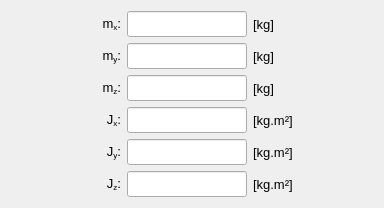
               <widget class="QWidget" name="tab_2">
                <attribute name="title">
                 <string>Mass</string>
                </attribute>
                <layout class="QGridLayout" name="gridLayout_2">
                 <item row="5" column="1">
                  <widget class="QLabel" name="label_141">
                   <property name="enabled">
                    <bool>true</bool>
                   </property>
                   <property name="minimumSize">
                    <size>
                     <width>70</width>
                     <height>26</height>
                    </size>
                   </property>
                   <property name="maximumSize">
                    <size>
                     <width>70</width>
                     <height>26</height>
                    </size>
                   </property>
                   <property name="font">
                    <font>
                     <pointsize>10</pointsize>
                    </font>
                   </property>
                   <property name="mouseTracking">
                    <bool>true</bool>
                   </property>
                   <property name="text">
                    <string>&lt;html&gt;&lt;head/&gt;&lt;body&gt;&lt;p align=&quot;right&quot;&gt;J&lt;span style=&quot; vertical-align:sub;&quot;&gt;z&lt;/span&gt;:&lt;/p&gt;&lt;/body&gt;&lt;/html&gt;</string>
                   </property>
                   <property name="alignment">
                    <set>Qt::AlignmentFlag::AlignCenter</set>
                   </property>
                  </widget>
                 </item>
                 <item row="5" column="2">
                  <widget class="QLineEdit" name="lineEdit_Jz">
                   <property name="enabled">
                    <bool>true</bool>
                   </property>
                   <property name="minimumSize">
                    <size>
                     <width>120</width>
                     <height>26</height>
                    </size>
                   </property>
                   <property name="maximumSize">
                    <size>
                     <width>120</width>
                     <height>26</height>
                    </size>
                   </property>
                   <property name="font">
                    <font>
                     <pointsize>10</pointsize>
                    </font>
                   </property>
                   <property name="styleSheet">
                    <string notr="true"/>
                   </property>
                   <property name="text">
                    <string/>
                   </property>
                   <property name="alignment">
                    <set>Qt::AlignmentFlag::AlignCenter</set>
                   </property>
                  </widget>
                 </item>
                 <item row="2" column="1">
                  <widget class="QLabel" name="label_140">
                   <property name="enabled">
                    <bool>true</bool>
                   </property>
                   <property name="minimumSize">
                    <size>
                     <width>70</width>
                     <height>26</height>
                    </size>
                   </property>
                   <property name="maximumSize">
                    <size>
                     <width>70</width>
                     <height>26</height>
                    </size>
                   </property>
                   <property name="font">
                    <font>
                     <pointsize>10</pointsize>
                    </font>
                   </property>
                   <property name="mouseTracking">
                    <bool>true</bool>
                   </property>
                   <property name="text">
                    <string>&lt;html&gt;&lt;head/&gt;&lt;body&gt;&lt;p align=&quot;right&quot;&gt;m&lt;span style=&quot; vertical-align:sub;&quot;&gt;z&lt;/span&gt;:&lt;/p&gt;&lt;/body&gt;&lt;/html&gt;</string>
                   </property>
                   <property name="alignment">
                    <set>Qt::AlignmentFlag::AlignCenter</set>
                   </property>
                  </widget>
                 </item>
                 <item row="2" column="2">
                  <widget class="QLineEdit" name="lineEdit_Mz">
                   <property name="enabled">
                    <bool>true</bool>
                   </property>
                   <property name="minimumSize">
                    <size>
                     <width>120</width>
                     <height>26</height>
                    </size>
                   </property>
                   <property name="maximumSize">
                    <size>
                     <width>120</width>
                     <height>26</height>
                    </size>
                   </property>
                   <property name="font">
                    <font>
                     <pointsize>10</pointsize>
                    </font>
                   </property>
                   <property name="styleSheet">
                    <string notr="true"/>
                   </property>
                   <property name="text">
                    <string/>
                   </property>
                   <property name="alignment">
                    <set>Qt::AlignmentFlag::AlignCenter</set>
                   </property>
                  </widget>
                 </item>
                 <item row="0" column="2">
                  <widget class="QLineEdit" name="lineEdit_Mx">
                   <property name="enabled">
                    <bool>true</bool>
                   </property>
                   <property name="minimumSize">
                    <size>
                     <width>120</width>
                     <height>26</height>
                    </size>
                   </property>
                   <property name="maximumSize">
                    <size>
                     <width>120</width>
                     <height>26</height>
                    </size>
                   </property>
                   <property name="font">
                    <font>
                     <pointsize>10</pointsize>
                    </font>
                   </property>
                   <property name="styleSheet">
                    <string notr="true"/>
                   </property>
                   <property name="text">
                    <string/>
                   </property>
                   <property name="alignment">
                    <set>Qt::AlignmentFlag::AlignCenter</set>
                   </property>
                  </widget>
                 </item>
                 <item row="3" column="3">
                  <widget class="QLabel" name="label_147">
                   <property name="minimumSize">
                    <size>
                     <width>80</width>
                     <height>26</height>
                    </size>
                   </property>
                   <property name="maximumSize">
                    <size>
                     <width>80</width>
                     <height>26</height>
                    </size>
                   </property>
                   <property name="font">
                    <font>
                     <pointsize>10</pointsize>
                    </font>
                   </property>
                   <property name="text">
                    <string>[kg.m²]</string>
                   </property>
                   <property name="alignment">
                    <set>Qt::AlignmentFlag::AlignLeading|Qt::AlignmentFlag::AlignLeft|Qt::AlignmentFlag::AlignVCenter</set>
                   </property>
                  </widget>
                 </item>
                 <item row="1" column="1">
                  <widget class="QLabel" name="label_142">
                   <property name="enabled">
                    <bool>true</bool>
                   </property>
                   <property name="minimumSize">
                    <size>
                     <width>70</width>
                     <height>26</height>
                    </size>
                   </property>
                   <property name="maximumSize">
                    <size>
                     <width>70</width>
                     <height>26</height>
                    </size>
                   </property>
                   <property name="font">
                    <font>
                     <pointsize>10</pointsize>
                    </font>
                   </property>
                   <property name="mouseTracking">
                    <bool>true</bool>
                   </property>
                   <property name="text">
                    <string>&lt;html&gt;&lt;head/&gt;&lt;body&gt;&lt;p align=&quot;right&quot;&gt;m&lt;span style=&quot; vertical-align:sub;&quot;&gt;y&lt;/span&gt;:&lt;/p&gt;&lt;/body&gt;&lt;/html&gt;</string>
                   </property>
                   <property name="alignment">
                    <set>Qt::AlignmentFlag::AlignCenter</set>
                   </property>
                  </widget>
                 </item>
                 <item row="4" column="2">
                  <widget class="QLineEdit" name="lineEdit_Jy">
                   <property name="enabled">
                    <bool>true</bool>
                   </property>
                   <property name="minimumSize">
                    <size>
                     <width>120</width>
                     <height>26</height>
                    </size>
                   </property>
                   <property name="maximumSize">
                    <size>
                     <width>120</width>
                     <height>26</height>
                    </size>
                   </property>
                   <property name="font">
                    <font>
                     <pointsize>10</pointsize>
                    </font>
                   </property>
                   <property name="styleSheet">
                    <string notr="true"/>
                   </property>
                   <property name="text">
                    <string/>
                   </property>
                   <property name="alignment">
                    <set>Qt::AlignmentFlag::AlignCenter</set>
                   </property>
                  </widget>
                 </item>
                 <item row="0" column="3">
                  <widget class="QLabel" name="label_23">
                   <property name="minimumSize">
                    <size>
                     <width>80</width>
                     <height>26</height>
                    </size>
                   </property>
                   <property name="maximumSize">
                    <size>
                     <width>80</width>
                     <height>26</height>
                    </size>
                   </property>
                   <property name="font">
                    <font>
                     <pointsize>10</pointsize>
                    </font>
                   </property>
                   <property name="text">
                    <string>[kg]</string>
                   </property>
                   <property name="alignment">
                    <set>Qt::AlignmentFlag::AlignLeading|Qt::AlignmentFlag::AlignLeft|Qt::AlignmentFlag::AlignVCenter</set>
                   </property>
                  </widget>
                 </item>
                 <item row="1" column="2">
                  <widget class="QLineEdit" name="lineEdit_My">
                   <property name="enabled">
                    <bool>true</bool>
                   </property>
                   <property name="minimumSize">
                    <size>
                     <width>120</width>
                     <height>26</height>
                    </size>
                   </property>
                   <property name="maximumSize">
                    <size>
                     <width>120</width>
                     <height>26</height>
                    </size>
                   </property>
                   <property name="font">
                    <font>
                     <pointsize>10</pointsize>
                    </font>
                   </property>
                   <property name="styleSheet">
                    <string notr="true"/>
                   </property>
                   <property name="text">
                    <string/>
                   </property>
                   <property name="alignment">
                    <set>Qt::AlignmentFlag::AlignCenter</set>
                   </property>
                  </widget>
                 </item>
                 <item row="4" column="1">
                  <widget class="QLabel" name="label_144">
                   <property name="enabled">
                    <bool>true</bool>
                   </property>
                   <property name="minimumSize">
                    <size>
                     <width>70</width>
                     <height>26</height>
                    </size>
                   </property>
                   <property name="maximumSize">
                    <size>
                     <width>70</width>
                     <height>26</height>
                    </size>
                   </property>
                   <property name="font">
                    <font>
                     <pointsize>10</pointsize>
                    </font>
                   </property>
                   <property name="mouseTracking">
                    <bool>true</bool>
                   </property>
                   <property name="text">
                    <string>&lt;html&gt;&lt;head/&gt;&lt;body&gt;&lt;p align=&quot;right&quot;&gt;J&lt;span style=&quot; vertical-align:sub;&quot;&gt;y&lt;/span&gt;:&lt;/p&gt;&lt;/body&gt;&lt;/html&gt;</string>
                   </property>
                   <property name="alignment">
                    <set>Qt::AlignmentFlag::AlignCenter</set>
                   </property>
                  </widget>
                 </item>
                 <item row="3" column="2">
                  <widget class="QLineEdit" name="lineEdit_Jx">
                   <property name="enabled">
                    <bool>true</bool>
                   </property>
                   <property name="minimumSize">
                    <size>
                     <width>120</width>
                     <height>26</height>
                    </size>
                   </property>
                   <property name="maximumSize">
                    <size>
                     <width>120</width>
                     <height>26</height>
                    </size>
                   </property>
                   <property name="font">
                    <font>
                     <pointsize>10</pointsize>
                    </font>
                   </property>
                   <property name="styleSheet">
                    <string notr="true"/>
                   </property>
                   <property name="text">
                    <string/>
                   </property>
                   <property name="alignment">
                    <set>Qt::AlignmentFlag::AlignCenter</set>
                   </property>
                  </widget>
                 </item>
                 <item row="3" column="1">
                  <widget class="QLabel" name="label_94">
                   <property name="enabled">
                    <bool>true</bool>
                   </property>
                   <property name="minimumSize">
                    <size>
                     <width>70</width>
                     <height>26</height>
                    </size>
                   </property>
                   <property name="maximumSize">
                    <size>
                     <width>70</width>
                     <height>26</height>
                    </size>
                   </property>
                   <property name="font">
                    <font>
                     <pointsize>10</pointsize>
                    </font>
                   </property>
                   <property name="mouseTracking">
                    <bool>true</bool>
                   </property>
                   <property name="text">
                    <string>&lt;html&gt;&lt;head/&gt;&lt;body&gt;&lt;p align=&quot;right&quot;&gt;J&lt;span style=&quot; vertical-align:sub;&quot;&gt;x&lt;/span&gt;:&lt;/p&gt;&lt;/body&gt;&lt;/html&gt;</string>
                   </property>
                   <property name="alignment">
                    <set>Qt::AlignmentFlag::AlignCenter</set>
                   </property>
                  </widget>
                 </item>
                 <item row="0" column="1">
                  <widget class="QLabel" name="label_145">
                   <property name="enabled">
                    <bool>true</bool>
                   </property>
                   <property name="minimumSize">
                    <size>
                     <width>70</width>
                     <height>26</height>
                    </size>
                   </property>
                   <property name="maximumSize">
                    <size>
                     <width>70</width>
                     <height>26</height>
                    </size>
                   </property>
                   <property name="font">
                    <font>
                     <pointsize>10</pointsize>
                    </font>
                   </property>
                   <property name="mouseTracking">
                    <bool>true</bool>
                   </property>
                   <property name="text">
                    <string>&lt;html&gt;&lt;head/&gt;&lt;body&gt;&lt;p align=&quot;right&quot;&gt;m&lt;span style=&quot; vertical-align:sub;&quot;&gt;x&lt;/span&gt;:&lt;/p&gt;&lt;/body&gt;&lt;/html&gt;</string>
                   </property>
                   <property name="alignment">
                    <set>Qt::AlignmentFlag::AlignCenter</set>
                   </property>
                  </widget>
                 </item>
                 <item row="0" column="0">
                  <spacer name="horizontalSpacer">
                   <property name="orientation">
                    <enum>Qt::Orientation::Horizontal</enum>
                   </property>
                   <property name="sizeHint" stdset="0">
                    <size>
                     <width>40</width>
                     <height>20</height>
                    </size>
                   </property>
                  </spacer>
                 </item>
                 <item row="0" column="4">
                  <spacer name="horizontalSpacer_2">
                   <property name="orientation">
                    <enum>Qt::Orientation::Horizontal</enum>
                   </property>
                   <property name="sizeHint" stdset="0">
                    <size>
                     <width>40</width>
                     <height>20</height>
                    </size>
                   </property>
                  </spacer>
                 </item>
                 <item row="1" column="3">
                  <widget class="QLabel" name="label_24">
                   <property name="minimumSize">
                    <size>
                     <width>80</width>
                     <height>26</height>
                    </size>
                   </property>
                   <property name="maximumSize">
                    <size>
                     <width>80</width>
                     <height>26</height>
                    </size>
                   </property>
                   <property name="font">
                    <font>
                     <pointsize>10</pointsize>
                    </font>
                   </property>
                   <property name="text">
                    <string>[kg]</string>
                   </property>
                   <property name="alignment">
                    <set>Qt::AlignmentFlag::AlignLeading|Qt::AlignmentFlag::AlignLeft|Qt::AlignmentFlag::AlignVCenter</set>
                   </property>
                  </widget>
                 </item>
                 <item row="2" column="3">
                  <widget class="QLabel" name="label_25">
                   <property name="minimumSize">
                    <size>
                     <width>80</width>
                     <height>26</height>
                    </size>
                   </property>
                   <property name="maximumSize">
                    <size>
                     <width>80</width>
                     <height>26</height>
                    </size>
                   </property>
                   <property name="font">
                    <font>
                     <pointsize>10</pointsize>
                    </font>
                   </property>
                   <property name="text">
                    <string>[kg]</string>
                   </property>
                   <property name="alignment">
                    <set>Qt::AlignmentFlag::AlignLeading|Qt::AlignmentFlag::AlignLeft|Qt::AlignmentFlag::AlignVCenter</set>
                   </property>
                  </widget>
                 </item>
                 <item row="4" column="3">
                  <widget class="QLabel" name="label_148">
                   <property name="minimumSize">
                    <size>
                     <width>80</width>
                     <height>26</height>
                    </size>
                   </property>
                   <property name="maximumSize">
                    <size>
                     <width>80</width>
                     <height>26</height>
                    </size>
                   </property>
                   <property name="font">
                    <font>
                     <pointsize>10</pointsize>
                    </font>
                   </property>
                   <property name="text">
                    <string>[kg.m²]</string>
                   </property>
                   <property name="alignment">
                    <set>Qt::AlignmentFlag::AlignLeading|Qt::AlignmentFlag::AlignLeft|Qt::AlignmentFlag::AlignVCenter</set>
                   </property>
                  </widget>
                 </item>
                 <item row="5" column="3">
                  <widget class="QLabel" name="label_149">
                   <property name="minimumSize">
                    <size>
                     <width>80</width>
                     <height>26</height>
                    </size>
                   </property>
                   <property name="maximumSize">
                    <size>
                     <width>80</width>
                     <height>26</height>
                    </size>
                   </property>
                   <property name="font">
                    <font>
                     <pointsize>10</pointsize>
                    </font>
                   </property>
                   <property name="text">
                    <string>[kg.m²]</string>
                   </property>
                   <property name="alignment">
                    <set>Qt::AlignmentFlag::AlignLeading|Qt::AlignmentFlag::AlignLeft|Qt::AlignmentFlag::AlignVCenter</set>
                   </property>
                  </widget>
                 </item>
                </layout>
               </widget>
